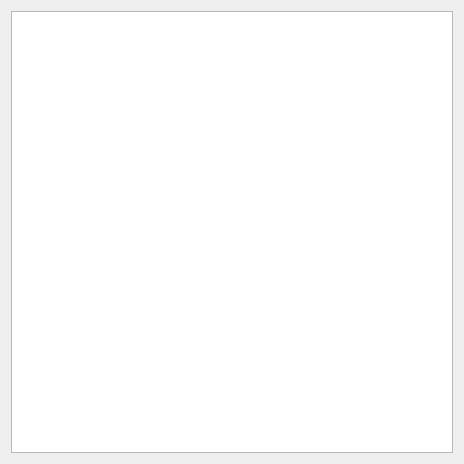
<?xml version="1.0" encoding="UTF-8"?>
<ui version="4.0">
 <class>Form</class>
 <widget class="QWidget" name="Form">
  <property name="geometry">
   <rect>
    <x>0</x>
    <y>0</y>
    <width>464</width>
    <height>464</height>
   </rect>
  </property>
  <property name="windowTitle">
   <string>Form</string>
  </property>
  <layout class="QHBoxLayout" name="horizontalLayout">
   <item>
    <layout class="QVBoxLayout" name="verticalLayout">
     <item>
      <widget class="QTextBrowser" name="textBrowser"/>
     </item>
     <item>
      <layout class="QHBoxLayout" name="horizontalBox"/>
     </item>
    </layout>
   </item>
  </layout>
 </widget>
 <resources/>
 <connections/>
</ui>
